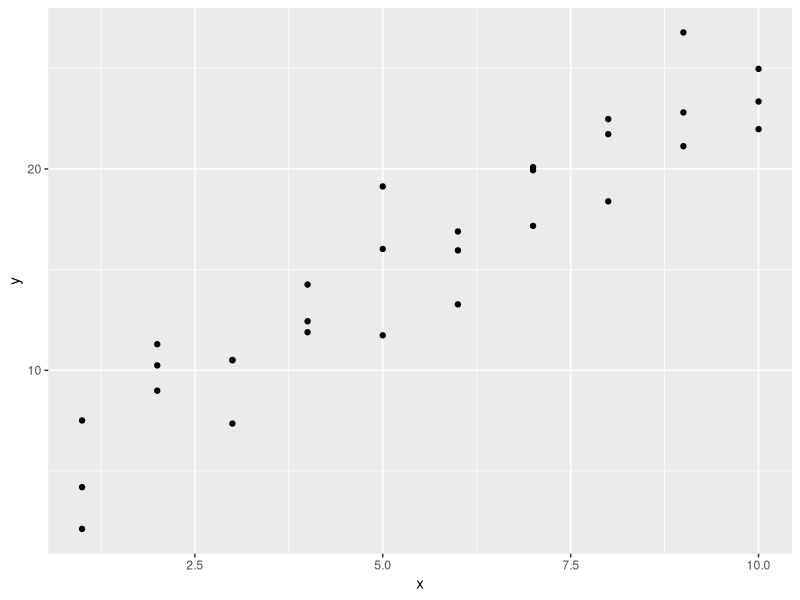
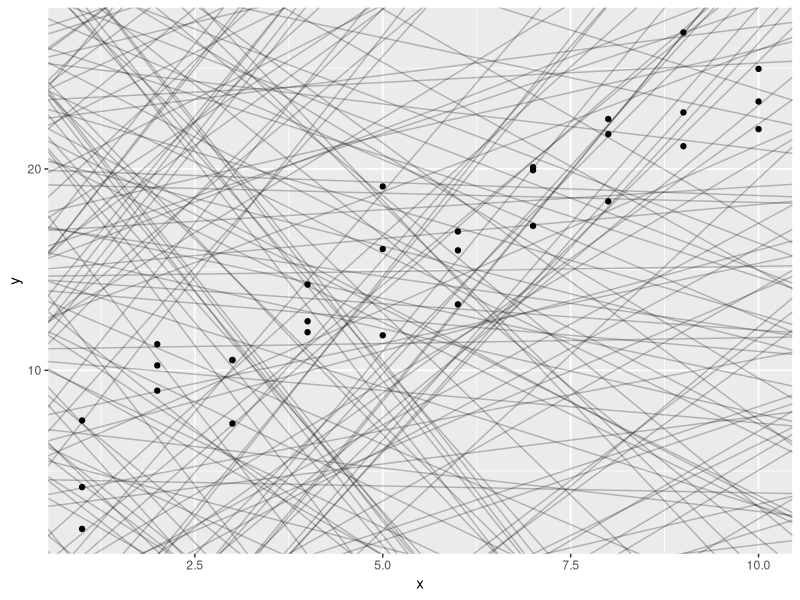
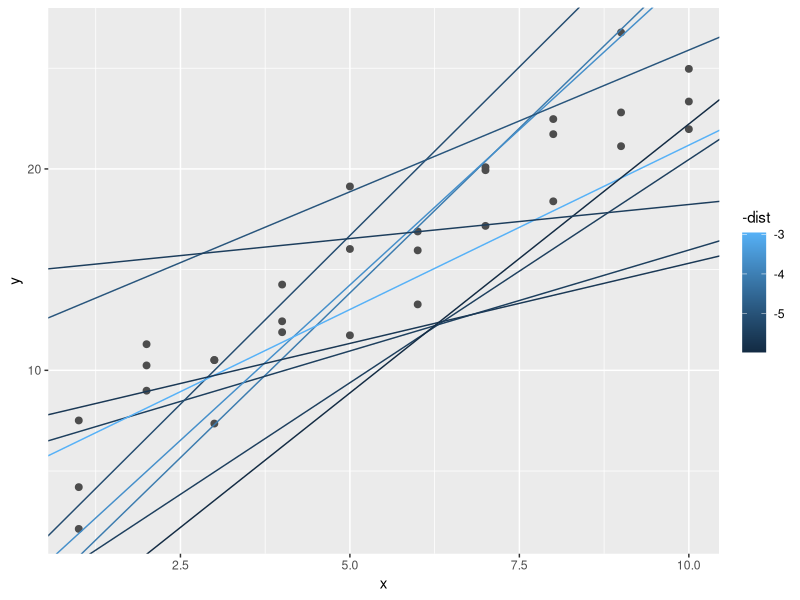
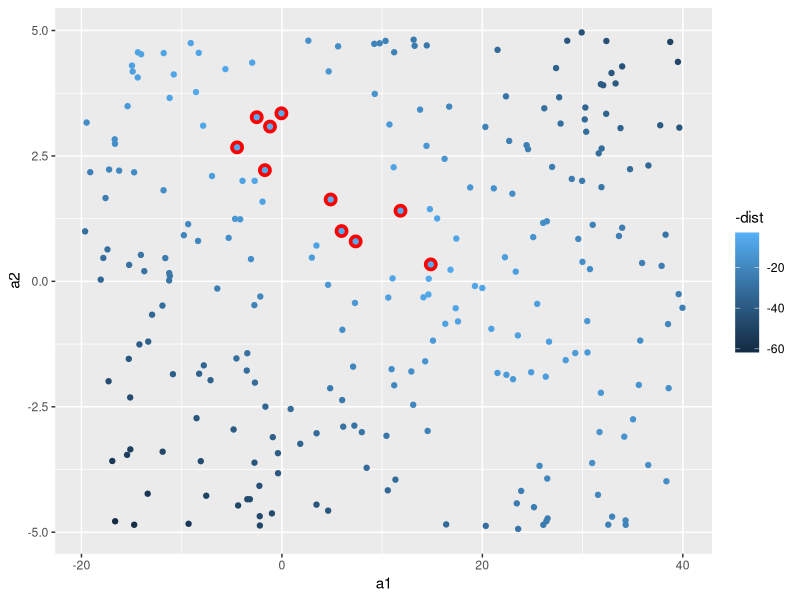
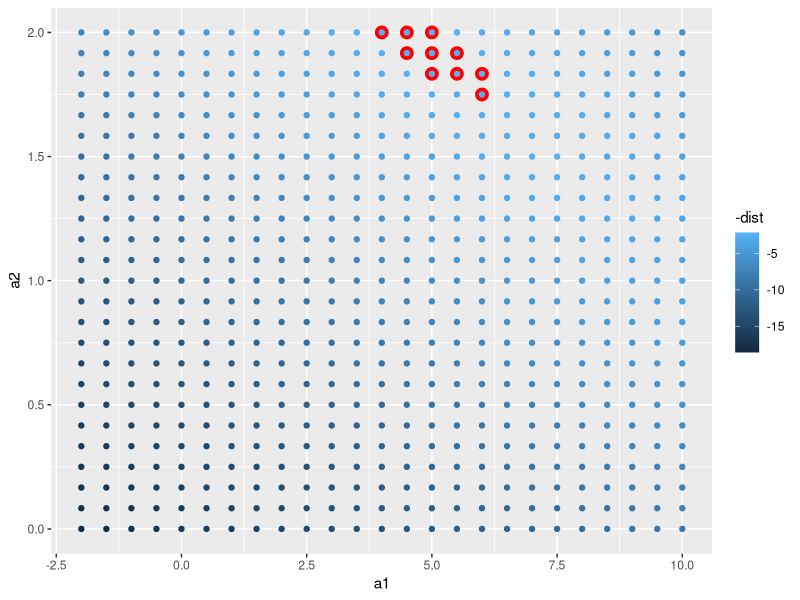
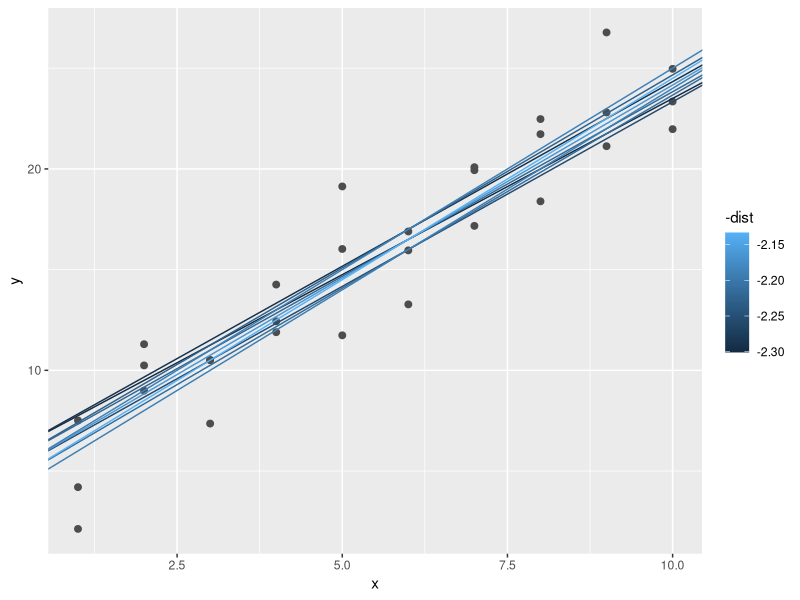
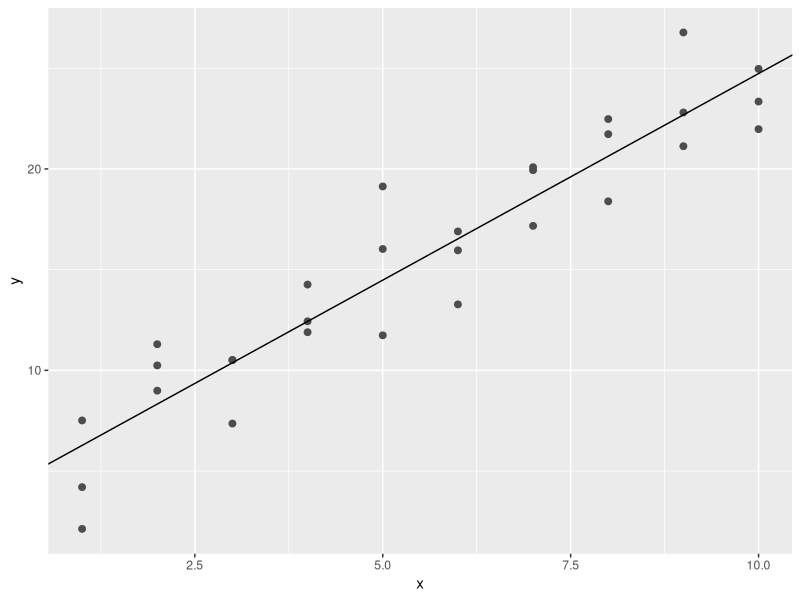
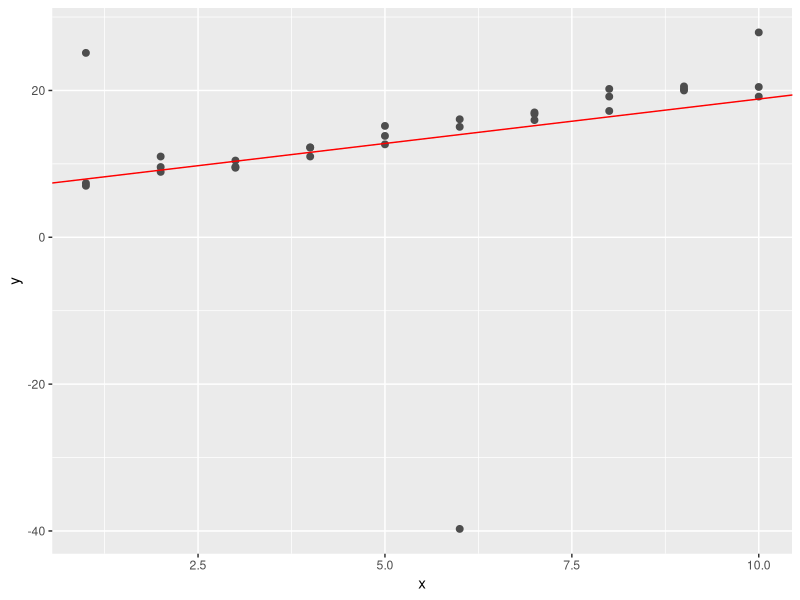

Write the R code that produced these figures, in order. (Note: this script raises an error after producing the figures.)
## ---- chunk 1
library(tidyverse)
library(splines)
library(modelr)
options(na.action = na.warn)
## ---- chunk 2
ggplot(sim1, aes(x, y)) +
  geom_point()
## ---- chunk 3
cor(sim1$x, sim1$y)
## ---- chunk 4
models <- tibble(
  a1 = runif(250, -20, 40),
  a2 = runif(250, -5, 5)
)

ggplot(sim1, aes(x, y)) + 
  geom_abline(
    aes(intercept = a1, slope = a2), 
    data = models, alpha = 1/4
  ) +
  geom_point()
## ---- chunk 5
model1 <- function(a, data) {
  a[1] + data$x * a[2]
}

model1(c(7, 1.5), sim1)
## ---- chunk 6
measure_distance <- function(mod, data) {
  diff <- data$y - model1(mod, data)
  sqrt(mean(diff ^ 2))
}
measure_distance(c(7, 1.5), sim1)
## ---- chunk 7
sim1_dist <- function(a1, a2) {
  measure_distance(c(a1, a2), sim1)
}

models <- models %>% 
  mutate(dist = purrr::map2_dbl(a1, a2, sim1_dist))
models
## ---- chunk 8
ggplot(sim1, aes(x, y)) + 
  geom_point(size = 2, color = "grey30") + 
  geom_abline(
    aes(intercept = a1, slope = a2, color = -dist), 
    data = filter(models, rank(dist) <= 10)
  )
## ---- chunk 9
ggplot(models, aes(a1, a2)) +
  geom_point(data = filter(models, rank(dist) <= 10), size = 4, colour = "red") +
  geom_point(aes(colour = -dist))
## ---- chunk 10
grid <- expand.grid(
  a1 = seq(-2, 10, length = 25),
  a2 = seq(0, 2, length = 25)
  ) %>% 
  mutate(dist = purrr::map2_dbl(a1, a2, sim1_dist))

grid %>% 
  ggplot(aes(a1, a2)) +
  geom_point(data = filter(grid, rank(dist) <= 10), size = 4, colour = "red") +
  geom_point(aes(colour = -dist)) 
## ---- chunk 11
ggplot(sim1, aes(x, y)) + 
  geom_point(size = 2, colour = "grey30") + 
  geom_abline(
    aes(intercept = a1, slope = a2, colour = -dist), 
    data = filter(grid, rank(dist) <= 10)
  )
## ---- chunk 12
sim1_mod <- lm(y ~ x, data = sim1)
coef(sim1_mod)
## ---- chunk 13
ggplot(sim1, aes(x, y)) + 
  geom_point(size = 2, colour = "grey30") + 
  geom_abline(intercept = coef(sim1_mod)[1], slope = coef(sim1_mod)[2])
## ---- chunk 14
sim1a <- tibble(
  x = rep(1:10, each = 3),
  y = x * 1.5 + 6 + rt(length(x), df = 2)
)
## ---- chunk 15
sim1a_mod <- lm(y ~ x, sim1a)

ggplot(sim1a, aes(x, y)) + 
  geom_point(size = 2, color = "grey30") + 
  geom_abline(intercept = coef(sim1a_mod)[1], slope = coef(sim1a_mod)[2], color = "red")
## ---- chunk 16
simt <- function(i) {
  tibble(
    x = rep(1:10, each = 3),
    y = x * 1.5 + 6 + rt(length(x), df = 2),
    id = i
  )
}

sims <- map_df(1:15, simt)

ggplot(sims, aes(x, y)) +
  geom_point() +
  geom_smooth(method = "lm", color = "red") +
  facet_wrap(~id, ncol = 5)
## ---- chunk 17
sim_norm <- function(i) {
  tibble(
    x = rep(1:10, each = 3),
    y = x * 1.5 + 6 + rnorm(length(x)),
    .id = i
  )
}

simdf_norm <- map_df(1:12, sim_norm)

ggplot(simdf_norm, aes(x = x, y = y)) +
  geom_point() +
  geom_smooth(method = "lm", colour = "red") +
  facet_wrap(~.id, ncol = 4)
## ---- chunk 18
tibble(
  x = seq(-5, 5, length.out = 100),
  normal = dnorm(x),
  student_t = dt(x, df = 2)
) %>%
  gather(distribution, density, -x) %>%
  ggplot(aes(x = x, y = density, color = distribution)) +
  geom_line()
## ---- chunk 19
pnorm(2, lower.tail = FALSE)
## ---- chunk 20
pt(2, df = 2, lower.tail = FALSE)
## ---- chunk 21
measure_distance <- function(mod, data) {
  diff <- data$y - model1(mod, data)
  mean(abs(diff))
}
## ---- chunk 22
make_prediction <- function(mod, data) {
  mod[1] + mod[2] * data$x
}
## ---- chunk 23
best <- optim(c(0, 0), measure_distance, data = sim1a)
best$par
## ---- chunk 24
measure_distance_ls <- function(mod, data) {
  diff <- data$y - (mod[1] + mod[2] * data$x)
  sqrt(mean(diff^2))
}

best <- optim(c(0, 0), measure_distance_ls, data = sim1a)
best$par
## ---- chunk 25
model3 <- function(a, data) {
  a[1] + data$x * a[2] + a[3]
}
## ---- chunk 26
measure_distance_3 <- function(a, data) {
  diff <- data$y - model3(a, data)
  sqrt(mean(diff^2))
}
## ---- chunk 27
best3a <- optim(c(0, 0, 0), measure_distance_3, data = sim1)
best3a$par

best3b <- optim(c(0, 0, 1), measure_distance_3, data = sim1)
best3b$par

best3c <- optim(c(0, 0, 5), measure_distance_3, data = sim1)
best3c$par
## ---- chunk 28
grid <- sim1 %>%
  data_grid(x)
## ---- chunk 29
grid <- grid %>%
  add_predictions(sim1_mod) # sim1_mod --- это модель
## ---- chunk 30
ggplot(sim1, aes(x)) +
  geom_point(aes(y = y)) +
  geom_line(aes(y = pred), data = grid, color = "red", size = 1)
## ---- chunk 31
sim1 <- sim1 %>%
  add_residuals(sim1_mod)
## ---- chunk 32
ggplot(sim1, aes(resid)) + 
  geom_freqpoly(binwidth = 0.5)
## ---- chunk 33
ggplot(sim1, aes(x, resid)) + 
  geom_ref_line(h = 0) +
  geom_point()
## ---- chunk 34
sim1_loess <- loess(y ~ x, data = sim1)
sim1_lm <- lm(y ~ x, data = sim1)
## ---- chunk 35
grid_loess <- sim1 %>%
  add_predictions(sim1_loess)
## ---- chunk 36
sim1 <- sim1 %>%
  add_residuals(sim1_lm) %>%
  add_predictions(sim1_lm) %>%
  add_residuals(sim1_loess, var = "resid_loess") %>%
  add_predictions(sim1_loess, var = "pred_loess")
## ---- chunk 37
ggplot(sim1, aes(x, y)) + 
  geom_point(size = 2, color = "grey30") + 
  geom_smooth(se = F, size = 2, color = "blue") +
  geom_line(aes(x, pred), data = grid_loess, color = "red") +
  geom_line(aes(y = pred), data = grid, color = "green")
## ---- chunk 38
ggplot(sim1, aes(x = x)) +
  geom_ref_line(h = 0) +
  geom_point(aes(y = resid)) +
  geom_point(aes(y = resid_loess), colour = "red")
## ---- chunk 39
sim1_mod <- lm(y ~ x, data = sim1)
grid <- sim1 %>%
  data_grid(x)
## ---- chunk 40
grid %>%
  add_predictions(sim1_mod, var = "pred_lm") %>%
  add_predictions(sim1_loess, var = "pred_loess")
## ---- chunk 41
grid %>%
  gather_predictions(sim1_mod, sim1_loess)
## ---- chunk 42
grid %>%
  spread_predictions(sim1_mod, sim1_loess)
## ---- chunk 43
grid %>%
  gather_predictions(sim1_mod, sim1_loess) %>%
  spread(model, pred)
## ---- chunk 44
sim1_mod <- lm(y ~ x, data = sim1)

sim1 <- sim1 %>%
  add_residuals(sim1_mod)

ggplot(sim1, aes(x = abs(resid))) +
  geom_freqpoly(binwidth = 0.5)
## ---- chunk 45
df <- tribble(
  ~y, ~x1, ~x2,
  4, 2, 5,
  5, 1, 6
)
model_matrix(df, y ~ x1)
## ---- chunk 46
model_matrix(df, y ~ x1 - 1)
## ---- chunk 47
model_matrix(df, y ~ x1 + x2)
## ---- chunk 48
df <- tribble(
  ~ sex, ~ response,
  "male", 1,
  "female", 2,
  "male", 1
)
model_matrix(df, response ~ sex)
## ---- chunk 49
ggplot(sim2) + 
  geom_point(aes(x, y))
## ---- chunk 50
mod2 <- lm(y ~ x, data = sim2)

grid <- sim2 %>% 
  data_grid(x) %>% 
  add_predictions(mod2)
grid
## ---- chunk 51
ggplot(sim2, aes(x)) + 
  geom_point(aes(y = y)) +
  geom_point(data = grid, aes(y = pred), colour = "red", size = 4)
## ---- chunk 52
tibble(x = "e") %>% 
  add_predictions(mod2)
## ---- chunk 53
ggplot(sim3, aes(x1, y)) +
  geom_point(aes(color = x2))
## ---- chunk 54
mod1 <- lm(y ~ x1 + x2, data = sim3)
mod2 <- lm(y ~ x1 * x2, data = sim3)
## ---- chunk 55
grid <- sim3 %>% 
  data_grid(x1, x2) %>% 
  gather_predictions(mod1, mod2)
## ---- chunk 56
ggplot(sim3, aes(x1, y, colour = x2)) + 
  geom_point() + 
  geom_line(data = grid, aes(y = pred)) + 
  facet_wrap(~ model)
## ---- chunk 57
sim3 <- sim3 %>% 
  gather_residuals(mod1, mod2)

ggplot(sim3, aes(x1, resid, colour = x2)) + 
  geom_point() + 
  facet_grid(model ~ x2)
## ---- chunk 58
mod1 <- lm(y ~ x1 + x2, data = sim4)
mod2 <- lm(y ~ x1 * x2, data = sim4)

grid <- sim4 %>% 
  data_grid(
    x1 = seq_range(x1, 5), 
    x2 = seq_range(x2, 5) 
  ) %>% 
  gather_predictions(mod1, mod2)
grid
## ---- chunk 59
seq_range(c(0.0123, 0.923423), n = 5)

seq_range(c(0.0123, 0.923423), n = 5, pretty = TRUE)
## ---- chunk 60
x1 <- rcauchy(100)
seq_range(x1, n = 5)

seq_range(x1, n = 5, trim = 0.10)

seq_range(x1, n = 5, trim = 0.25)

seq_range(x1, n = 5, trim = 0.50)
## ---- chunk 61
x2 <- c(0, 1)
seq_range(x2, n = 5)

seq_range(x2, n = 5, expand = 0.10)

seq_range(x2, n = 5, expand = 0.25)

seq_range(x2, n = 5, expand = 0.50)
## ---- chunk 62
ggplot(grid, aes(x1, x2)) + 
  geom_tile(aes(fill = pred)) + 
  facet_wrap(~ model)
## ---- chunk 63
ggplot(grid, aes(x1, pred, colour = x2, group = x2)) + 
  geom_line() +
  facet_wrap(~ model)
ggplot(grid, aes(x2, pred, colour = x1, group = x1)) + 
  geom_line() +
  facet_wrap(~ model)
## ---- chunk 64
df <- tribble(
  ~y, ~x,
   1,  1,
   2,  2, 
   3,  3
)
model_matrix(df, y ~ x^2 + x)

model_matrix(df, y ~ I(x^2) + x)
## ---- chunk 65
model_matrix(df, y ~ poly(x, 2))
## ---- chunk 66
model_matrix(df, y ~ ns(x, 2))
## ---- chunk 67
sim5 <- tibble(
  x = seq(0, 3.5 * pi, length = 50),
  y = 4 * sin(x) + rnorm(length(x))
)

ggplot(sim5, aes(x, y)) +
  geom_point()
## ---- chunk 68
mod1 <- lm(y ~ ns(x, 1), data = sim5)
mod2 <- lm(y ~ ns(x, 2), data = sim5)
mod3 <- lm(y ~ ns(x, 3), data = sim5)
mod4 <- lm(y ~ ns(x, 4), data = sim5)
mod5 <- lm(y ~ ns(x, 5), data = sim5)

grid <- sim5 %>% 
  data_grid(x = seq_range(x, n = 50, expand = 0.1)) %>% 
  gather_predictions(mod1, mod2, mod3, mod4, mod5, .pred = "y")

ggplot(sim5, aes(x, y)) + 
  geom_point() +
  geom_line(data = grid, colour = "red") +
  facet_wrap(~ model)
## ---- chunk 69
grid2 <- sim5 %>% 
  data_grid(x = seq_range(x, n = 50, expand = 0.1))

sim5 <- sim5 %>% 
  gather_residuals(mod1, mod2, mod3, mod4, mod5)

ggplot(sim5, aes(x, resid, color = model)) + 
  geom_point() + 
  facet_grid(model ~ .)
## ---- chunk 70
mod2a <- lm(y ~ x - 1, data = sim2)

mod2 <- lm(y ~ x, data = sim2)
## ---- chunk 71
grid <- sim2 %>%
  data_grid(x) %>%
  spread_predictions(mod2, mod2a)
grid
## ---- chunk 72
x3 <- model_matrix(y ~ x1 * x2, data = sim3)
x3
## ---- chunk 73
all(x3[["x1:x2b"]] == (x3[["x1"]] * x3[["x2b"]]))
## ---- chunk 74
x4 <- model_matrix(y ~ x1 * x2, data = sim4)
x4
